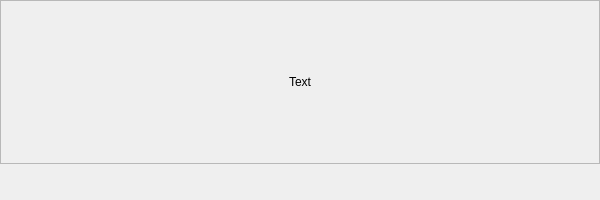
<?xml version="1.0" encoding="UTF-8"?>
<ui version="4.0">
 <class>AppMsgBox</class>
 <widget class="QDialog" name="AppMsgBox">
  <property name="geometry">
   <rect>
    <x>0</x>
    <y>0</y>
    <width>600</width>
    <height>200</height>
   </rect>
  </property>
  <property name="sizePolicy">
   <sizepolicy hsizetype="Preferred" vsizetype="Preferred">
    <horstretch>0</horstretch>
    <verstretch>0</verstretch>
   </sizepolicy>
  </property>
  <property name="windowTitle">
   <string>AppMsgBox</string>
  </property>
  <layout class="QVBoxLayout" name="verticalLayout">
   <property name="spacing">
    <number>8</number>
   </property>
   <property name="leftMargin">
    <number>0</number>
   </property>
   <property name="topMargin">
    <number>0</number>
   </property>
   <property name="rightMargin">
    <number>0</number>
   </property>
   <property name="bottomMargin">
    <number>0</number>
   </property>
   <item>
    <widget class="QFrame" name="frame">
     <property name="sizePolicy">
      <sizepolicy hsizetype="Minimum" vsizetype="Minimum">
       <horstretch>0</horstretch>
       <verstretch>0</verstretch>
      </sizepolicy>
     </property>
     <property name="minimumSize">
      <size>
       <width>400</width>
       <height>0</height>
      </size>
     </property>
     <property name="frameShape">
      <enum>QFrame::Shape::StyledPanel</enum>
     </property>
     <property name="frameShadow">
      <enum>QFrame::Shadow::Raised</enum>
     </property>
     <layout class="QHBoxLayout" name="horizontalLayout_3">
      <property name="spacing">
       <number>0</number>
      </property>
      <property name="leftMargin">
       <number>8</number>
      </property>
      <property name="topMargin">
       <number>8</number>
      </property>
      <property name="rightMargin">
       <number>8</number>
      </property>
      <property name="bottomMargin">
       <number>8</number>
      </property>
      <item>
       <widget class="QLabel" name="label">
        <property name="sizePolicy">
         <sizepolicy hsizetype="Maximum" vsizetype="MinimumExpanding">
          <horstretch>0</horstretch>
          <verstretch>0</verstretch>
         </sizepolicy>
        </property>
        <property name="minimumSize">
         <size>
          <width>400</width>
          <height>0</height>
         </size>
        </property>
        <property name="text">
         <string>Text</string>
        </property>
        <property name="textFormat">
         <enum>Qt::TextFormat::RichText</enum>
        </property>
        <property name="alignment">
         <set>Qt::AlignmentFlag::AlignCenter</set>
        </property>
        <property name="wordWrap">
         <bool>true</bool>
        </property>
       </widget>
      </item>
     </layout>
    </widget>
   </item>
   <item>
    <widget class="QFrame" name="frame_controls">
     <property name="sizePolicy">
      <sizepolicy hsizetype="Preferred" vsizetype="Maximum">
       <horstretch>0</horstretch>
       <verstretch>0</verstretch>
      </sizepolicy>
     </property>
     <property name="frameShape">
      <enum>QFrame::Shape::NoFrame</enum>
     </property>
     <property name="frameShadow">
      <enum>QFrame::Shadow::Raised</enum>
     </property>
     <layout class="QHBoxLayout" name="horizontalLayout">
      <property name="spacing">
       <number>0</number>
      </property>
      <property name="leftMargin">
       <number>8</number>
      </property>
      <property name="topMargin">
       <number>0</number>
      </property>
      <property name="rightMargin">
       <number>8</number>
      </property>
      <property name="bottomMargin">
       <number>8</number>
      </property>
      <item>
       <spacer name="horizontalSpacer">
        <property name="orientation">
         <enum>Qt::Orientation::Horizontal</enum>
        </property>
        <property name="sizeType">
         <enum>QSizePolicy::Policy::MinimumExpanding</enum>
        </property>
        <property name="sizeHint" stdset="0">
         <size>
          <width>240</width>
          <height>20</height>
         </size>
        </property>
       </spacer>
      </item>
      <item>
       <widget class="QFrame" name="frame_buttons">
        <property name="sizePolicy">
         <sizepolicy hsizetype="Preferred" vsizetype="Preferred">
          <horstretch>0</horstretch>
          <verstretch>0</verstretch>
         </sizepolicy>
        </property>
        <property name="frameShape">
         <enum>QFrame::Shape::NoFrame</enum>
        </property>
        <property name="frameShadow">
         <enum>QFrame::Shadow::Raised</enum>
        </property>
        <layout class="QHBoxLayout" name="horizontalLayout_2">
         <property name="spacing">
          <number>4</number>
         </property>
         <property name="leftMargin">
          <number>0</number>
         </property>
         <property name="topMargin">
          <number>0</number>
         </property>
         <property name="rightMargin">
          <number>0</number>
         </property>
         <property name="bottomMargin">
          <number>0</number>
         </property>
        </layout>
       </widget>
      </item>
     </layout>
    </widget>
   </item>
  </layout>
 </widget>
 <resources/>
 <connections/>
</ui>
